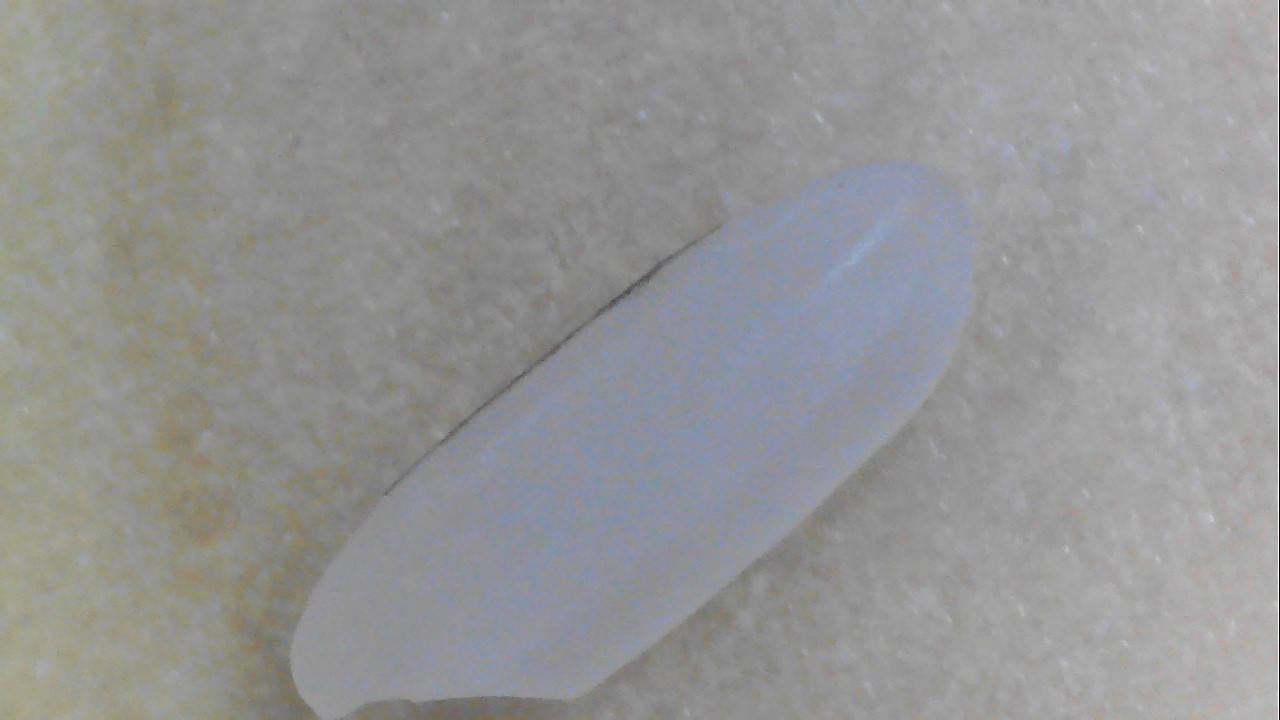
#> input picture self_img/camera/9.jpg, 1280 x 720 px
$ python test_contrast_stretching.py
#> lines starting #> are read from the running program, lines starting #| are printed output that depends on the picture
import cv2
import numpy as np
import matplotlib.pyplot as plt


im_path = r'self_img/camera/9.jpg'
im = cv2.imread(im_path)
#> im is the input picture: shape (720, 1280, 3); mean B, G, R 148.8, 148.6, 148.2
percent = 500/im.shape[1]
#> percent = 0.391
im = cv2.resize(im, None, fx=percent, fy=percent, interpolation=cv2.INTER_AREA)
#> im: shape (281, 500, 3)

im_gray = cv2.cvtColor(im,cv2.COLOR_BGR2GRAY)
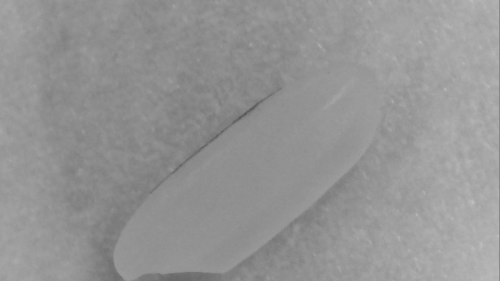
#> im_gray: shape (281, 500); min 83, max 194, mean 148.5
cv2.imshow("im_gray",im_gray)
cv2.waitKey(0)

# 使用自适应直方图均衡化
# 第一步：实例化自适应直方图均衡化函数
clahe = cv2.createCLAHE(clipLimit=2.0,tileGridSize=(8, 8))

# 第二步：进行自适应直方图均衡化
clahe = clahe.apply(im_gray)
ret = cv2.equalizeHist(im_gray)
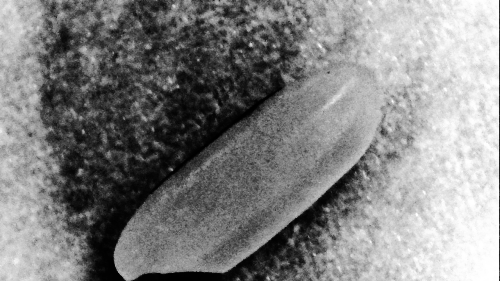
#> ret: shape (281, 500); min 0, max 255, mean 130.9
# 第三步：进行图像的展示
cv2.imshow('clahe', np.hstack((im_gray, ret, clahe)))
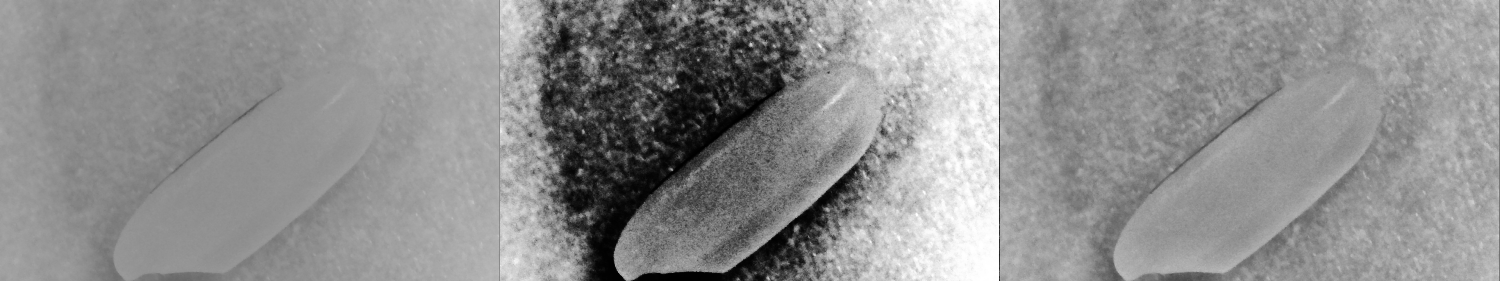
#> window 'clahe': shape (281, 1500); min 0, max 255, mean 143.3
cv2.waitKey(0)
# cv2.destroyAllWindows()


hist_first = cv2.calcHist([im_gray], [0], None, [256], [0, 256])
#> hist_first = 256 values, max 7453 at index 144, min 0 at index 0, mean 548.8
plt.subplot(1,2,1),plt.plot(hist_first)
plt.title('hist_first')
# plt.axis('off')#关闭坐标轴  设置为on则表示开启坐标轴

Imax = np.max(im_gray)
#> Imax = 194
Imin = np.min(im_gray)
#> Imin = 83
MAX = 255
MIN = 0
im_cs = (im_gray - Imin) / (Imax - Imin) * (MAX - MIN) + MIN
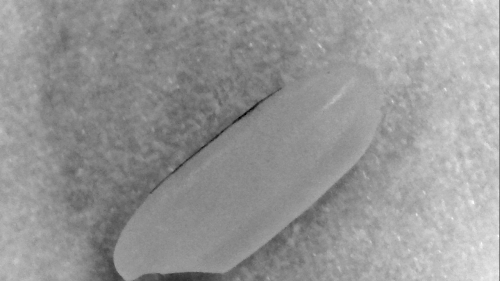
#> im_cs: shape (281, 500) float64; min 0, max 255, mean 150.5
cv2.imshow("im_cs", im_cs.astype("uint8"))
cv2.waitKey(0)

hist_imcs = cv2.calcHist(np.uint8(im_cs), [0], None, [256], [0, 256])
#> hist_imcs = 256 values, max 33 at index 140, min 0 at index 0, mean 1.95
plt.subplot(1,2,2),plt.plot(hist_imcs)
plt.title('hist_imcs')
# plt.axis('off')#关闭坐标轴  设置为on则表示开启坐标轴
plt.show()
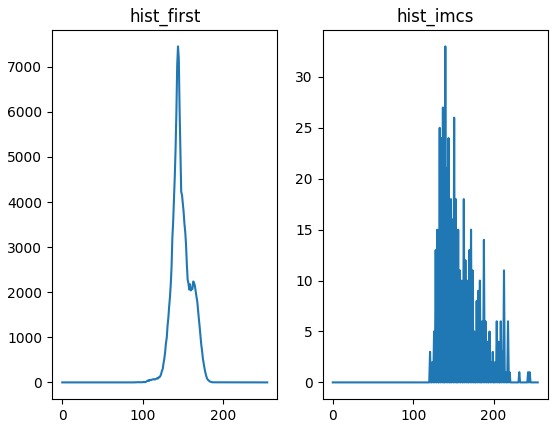
#> figure drawn by matplotlib, 2 panels; panel 1: curve peaks at x = 144, y = 7453; panel 2: curve peaks at x = 140, y = 33

$ run again, with self_img/camera/1.jpg copied over self_img/camera/9.jpg
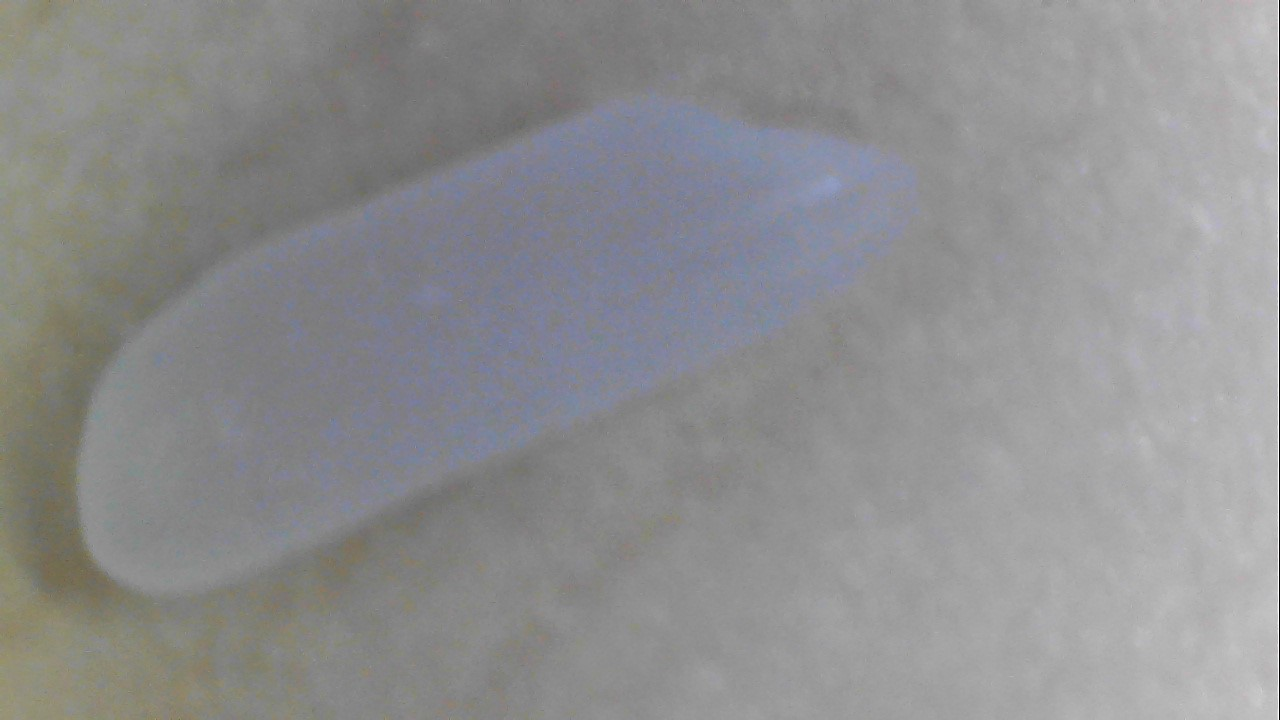
#> input picture self_img/camera/1.jpg, 1280 x 720 px
#> im is the input picture: shape (720, 1280, 3); mean B, G, R 143.2, 142.2, 142
#> im: shape (281, 500, 3)
#> hist_first = 256 values, max 4649 at index 132, min 0 at index 0, mean 548.8
#> Imax = 201
#> Imin = 103
#> `im_cs = (im_gray - Imin) / (Imax - Imin) * (MAX - MIN) + MIN`:
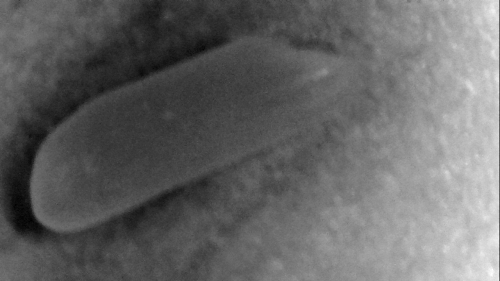
#> im_cs: shape (281, 500) float64; min 0, max 255, mean 102.2
#> hist_imcs = 256 values, max 34 at index 101, min 0 at index 0, mean 1.95
#> `plt.show()`:
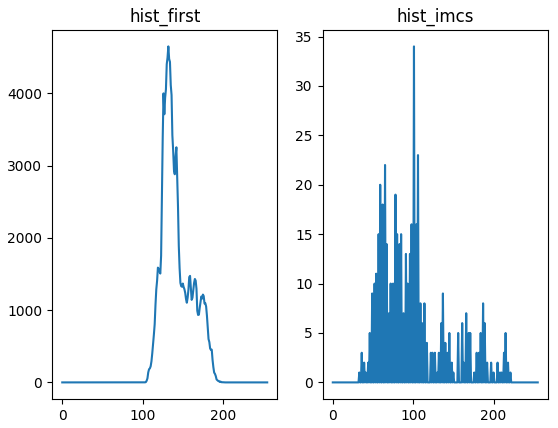
#> figure drawn by matplotlib, 2 panels; panel 1: curve peaks at x = 132, y = 4649; panel 2: curve peaks at x = 101, y = 34

$ run again, with self_img/camera/2.jpg copied over self_img/camera/9.jpg
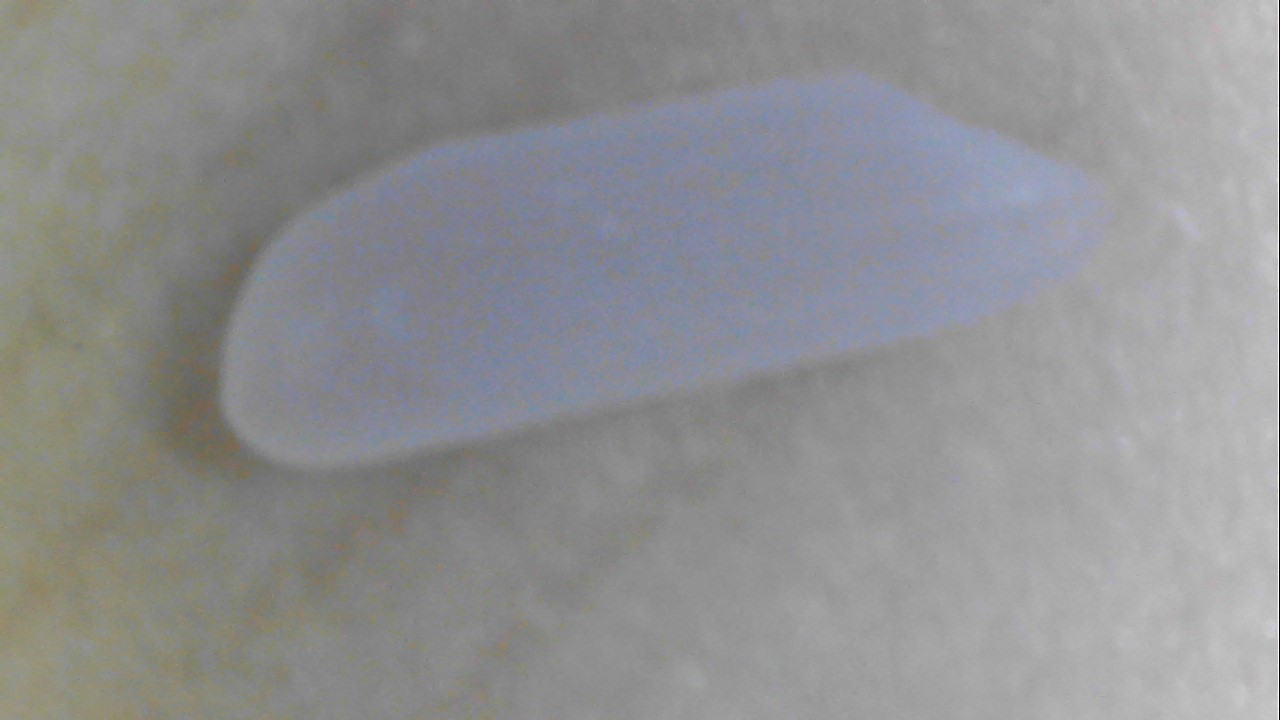
#> input picture self_img/camera/2.jpg, 1280 x 720 px
#> im is the input picture: shape (720, 1280, 3); mean B, G, R 145.8, 144.3, 143.8
#> im: shape (281, 500, 3)
#> hist_first = 256 values, max 5155 at index 135, min 0 at index 0, mean 548.8
#> Imax = 203
#> Imin = 99
#> `im_cs = (im_gray - Imin) / (Imax - Imin) * (MAX - MIN) + MIN`:
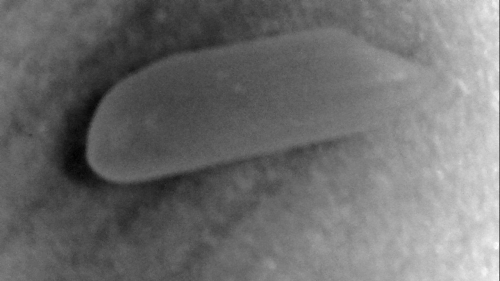
#> im_cs: shape (281, 500) float64; min 0, max 255, mean 111.1
#> hist_imcs = 256 values, max 27 at index 105, min 0 at index 0, mean 1.95
#> `plt.show()`:
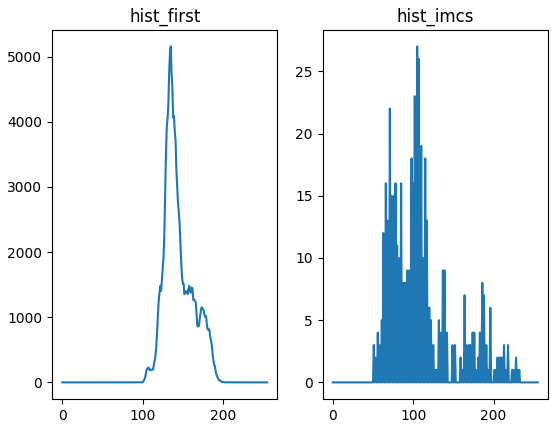
#> figure drawn by matplotlib, 2 panels; panel 1: curve peaks at x = 135, y = 5155; panel 2: curve peaks at x = 105, y = 27

$ run again, with self_img/camera/3.jpg copied over self_img/camera/9.jpg
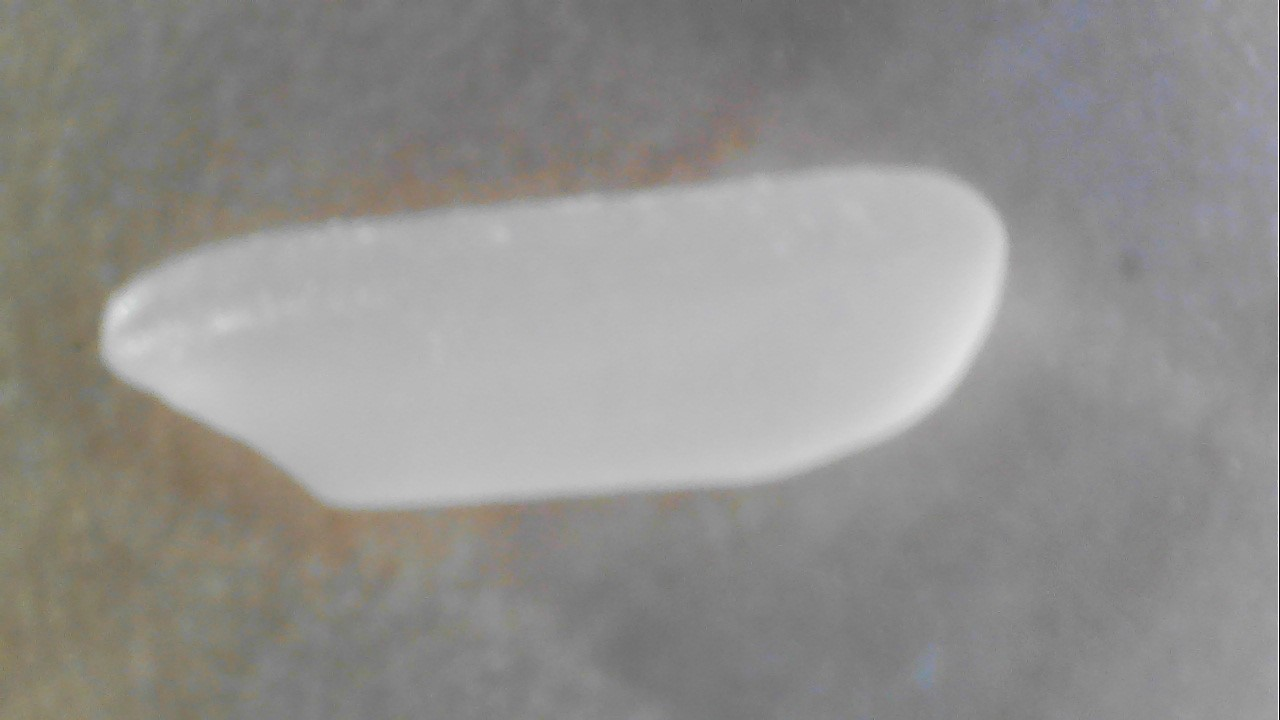
#> input picture self_img/camera/3.jpg, 1280 x 720 px
#> im is the input picture: shape (720, 1280, 3); mean B, G, R 141.7, 144.5, 145.9
#> im: shape (281, 500, 3)
#> hist_first = 256 values, max 4345 at index 124, min 0 at index 0, mean 548.8
#> Imax = 224
#> Imin = 104
#> `im_cs = (im_gray - Imin) / (Imax - Imin) * (MAX - MIN) + MIN`:
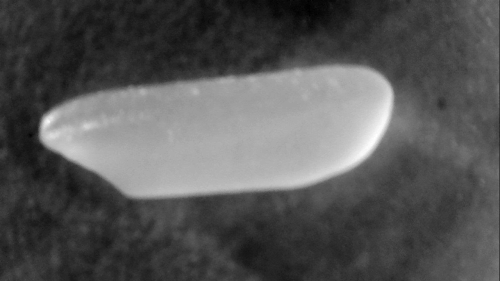
#> im_cs: shape (281, 500) float64; min 0, max 255, mean 86.3
#> hist_imcs = 256 values, max 32 at index 36, min 0 at index 0, mean 1.95
#> `plt.show()`:
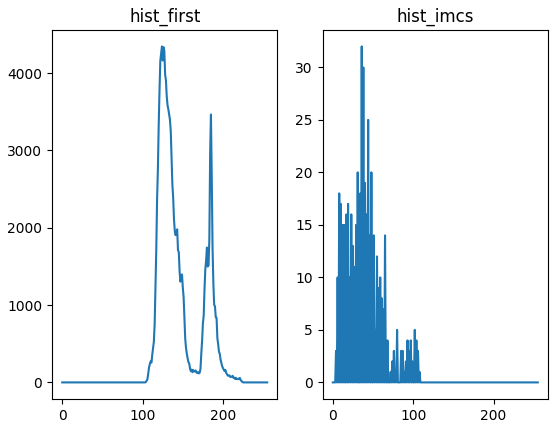
#> figure drawn by matplotlib, 2 panels; panel 1: curve peaks at x = 124, y = 4345; panel 2: curve peaks at x = 36, y = 32
